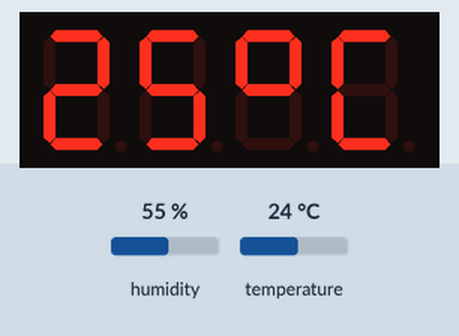
The program below on a simulated Raspberry Pi (BCM pin numbers). Parts: 4-digit seven-segment display. Inputs (shaded band) come from the test bench; at power-on: temperature 24 °C, humidity 55 %. Library files of the repository ran but are not shown: tm1637.py.

Above: at 5.0 s.
5.1 s: temperature set to 12 °C
At 8.0 s:
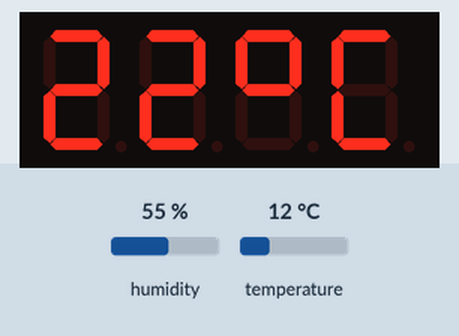
13.6 s: temperature set to 28 °C
At 23.2 s:
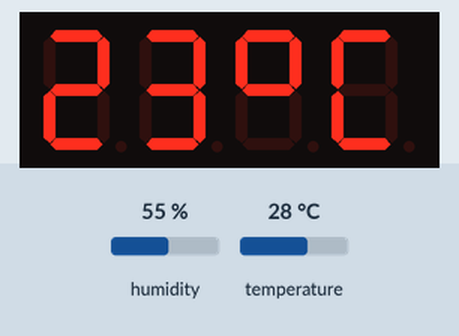
23.3 s: temperature set to 41 °C
At 29.9 s:
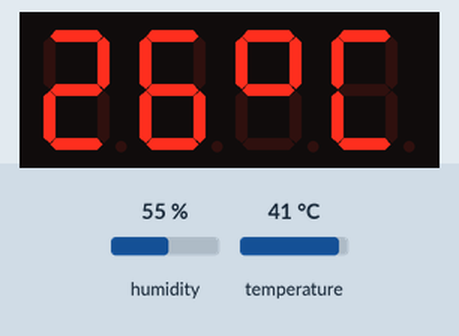
Timing chart, 0 to 31.4 s (numbered marks = the images above; inputs shaded):
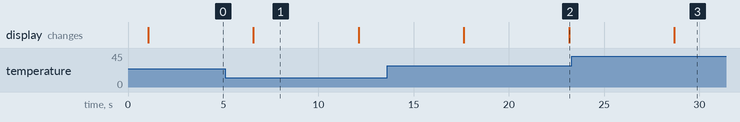

Measured:
- after the input at 5.1 s, the display: changes after 1.5 s (image 1)
- what the display in image 1 shows lasts 5.5 s, from 6.6 s to 12.1 s

The program:

temperature.py
```python
import time
import signal
from threading import Event

import RPi.GPIO as GPIO
import Adafruit_DHT

from tm1637 import TM1637, BRIGHT_DARKEST

__author__ = "Evgeny Goncharov"

run_service = Event()
run_service.set()


def handler(signum, frame):
    run_service.clear()
    print("Signal to stop container {}".format(signum))


signal.signal(signal.SIGTERM, handler)

CLK = 6
DIO = 5

DHT11_pin = 16

Display = TM1637(CLK, DIO, BRIGHT_DARKEST)

F0 = 25.
N = 10.
ALPHA = 2 / (N + 1)
BETA = 1 - ALPHA


def EMA(temperature, ema_old):
    return ALPHA * temperature + BETA * ema_old


while run_service.is_set():
    hmd, tmp = Adafruit_DHT.read_retry(Adafruit_DHT.DHT11, DHT11_pin)

    if hmd and tmp:
        f = EMA(tmp, F0)
        break
    else:
        time.sleep(1)


while run_service.is_set():
    hmd, tmp = Adafruit_DHT.read_retry(Adafruit_DHT.DHT11, DHT11_pin)

    if hmd and tmp:
        f = EMA(tmp, f)

        # print("f0: ", f0, "temperature: ", tmp, " humidity: ", hmd)

        temperature = int(round(f))

        d0 = int(temperature / 10)
        d1 = temperature % 10

        Display.show([d0, d1, 16, 12])

        # Display.show_double_point(second % 2)

    try:
        time.sleep(5)
    except:
        pass

Display.set_brightness(0)
Display.clear()

GPIO.cleanup([CLK, DIO, DHT11_pin])
```
